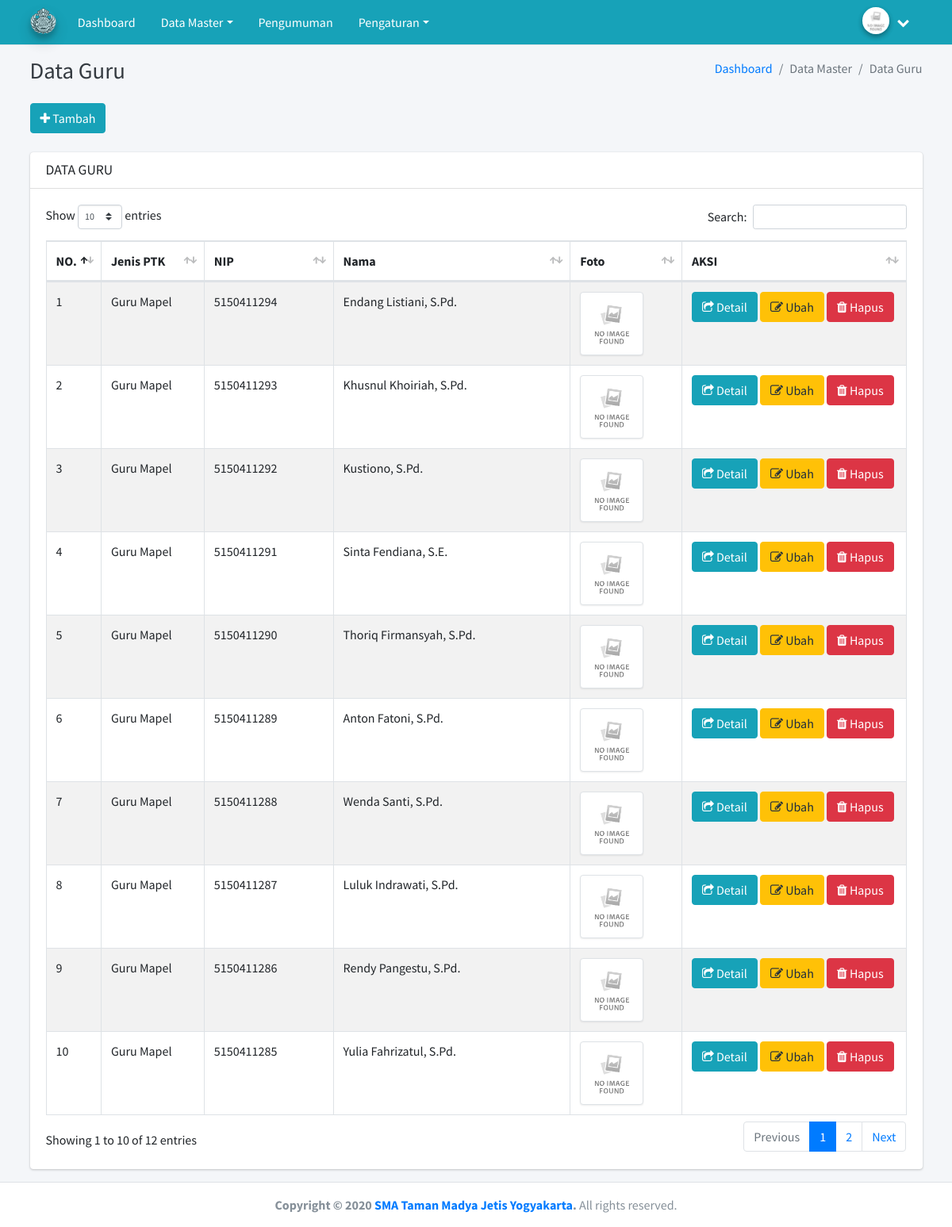
Page /index.php/admin/guru on the committed database.
### tables this page shows
CREATE TABLE `profil_sekolah` (
  `id_profil_sekolah` int(11) NOT NULL,
  `nama` varchar(100) NOT NULL,
  `kepala` varchar(50) NOT NULL,
  `telepon` varchar(15) NOT NULL,
  `email` varchar(50) NOT NULL,
  `website` varchar(100) NOT NULL,
  `logo` text NOT NULL,
  `alamat` text NOT NULL
);

CREATE TABLE `guru` (
  `id_guru` int(11) NOT NULL,
  `jenis_ptk` varchar(20) NOT NULL,
  `nip` varchar(30) NOT NULL,
  `password` varchar(60) NOT NULL,
  `nama_guru` varchar(50) NOT NULL,
  `jk_guru` enum('Laki-Laki','Perempuan','','') NOT NULL,
  `telepon_guru` varchar(15) NOT NULL,
  `foto_guru` text NOT NULL,
  `alamat_guru` text NOT NULL
);

### application/views/admin/layout/v_wrapper.php (called while the page is built)
<?php
include 'v_head.php';
include 'v_nav.php';
include 'v_content.php';
include 'v_footer.php';
?>

### application/controllers/admin/Guru.php (called while the page is built, shortened)
<?php
class Guru extends CI_Controller {
	public function __construct()
	{
		$this->load->model('guru_model', 'guru');
	}
	public function index()
	{
		$data = array(
			'title'	=> 'Data Guru | Apps Sekolah',
			'data'	=> $this->guru->list(),
			'content'	=> 'admin/guru/v_content'
		);
		$this->load->view('admin/layout/v_wrapper', $data, FALSE);
	}
}

### index.php (called while the page is built, shortened)
<?php
require_once BASEPATH.'core/CodeIgniter.php';

### application/models/Public_model.php (called while the page is built, shortened)
<?php
class Public_model extends CI_Model {
	public function get_admin($id_admin)
	{
		$this->db->select('*');
		$this->db->from('admin');
		$this->db->where('id_admin', $id_admin);
		$query = $this->db->get();
		return $query->row();
	}
	public function get_profil_sekolah($id=1)
	{
		$this->db->select('*');
		$this->db->from('profil_sekolah');
		$this->db->where('id_profil_sekolah', $id);
		$query = $this->db->get();
		return $query->row();
	}
}

### application/views/admin/layout/v_content.php (called while the page is built)
<?php
if ($content)
{
	$this->load->view($content);
}
?>

### application/models/Guru_model.php (called while the page is built, shortened)
<?php
class Guru_model extends CI_Model {
	public function list()
	{
		$this->db->select('*');
		$this->db->from('guru');
		$this->db->order_by('id_guru', 'desc');
		$query = $this->db->get();
		return $query->result();
	}
}

### application/views/admin/guru/v_content.php (the view, shortened to what this page needs)
<div class="content-wrapper">
  <div class="content-header">
    <div class="container">
      <div class="row mb-2">
        <div class="col-sm-6">
          <h1 class="m-0 text-dark"> Data Guru</h1>
        </div>
        <div class="col-sm-6">
          <ol class="breadcrumb float-sm-right">
            <li class="breadcrumb-item"><a href="#">Dashboard</a></li>
            <li class="breadcrumb-item active">Data Master</li>
            <li class="breadcrumb-item active">Data Guru</li>
          </ol>
        </div>
      </div>
    </div>
  </div>
  <div class="content">
    <div class="container">
      <a href="<?= base_url() ?>admin/guru/add" class="btn btn-primary"><i class="fa fa-plus"></i> Tambah</a>
      <br><br>
      <div class="row">
        <div class="col-lg-12">
          <div class="card">
            <div class="card-header">
              <h3 class="card-title"> DATA GURU</h3>
            </div>
            <div class="card-body">
              <table id="example1" class="table table-bordered table-striped">
                <thead>
                  <tr>
                    <th>NO.</th>
                    <th>Jenis PTK</th>
                    <th>NIP</th>
                    <th>Nama</th>
                    <th>Foto</th>
                    <th>AKSI</th>
                  </tr>
                </thead>
                <tbody>
                  <?php $no=1; foreach($data as $guru){?>
                    <tr>
                      <td width="4%"><?= $no ++?></td>
                      <td width="12%"><?= $guru->jenis_ptk ?></td>
                      <td><?= $guru->nip ?></td>
                      <td><?= $guru->nama_guru ?></td>
                      <td width="13%">
                        <?php if (empty($guru->foto_guru)): ?>
                          <img class="img-thumbnail" width="80" src="<?= base_url() ?>public/media/icon/no-img.jpg" alt="">
                          <?php else: ?>
                            <img class="img-thumbnail" width="80" src="<?= base_url() ?>public/media/upload-guru/<?= $guru->foto_guru ?>" alt="">
                          <?php endif ?>
                        </td>
                        <td width="26%">
                          <a href="<?= base_url() ?>admin/guru/detail/<?= $guru->id_guru ?>" class="btn btn-info"><i class="fa fa-share-square-o"></i> Detail</a>
                          <a href="<?= base_url() ?>admin/guru/edit/<?= $guru->id_guru ?>" class="btn btn-warning"><i class="fa fa-edit"></i> Ubah</a>
                          <a href="<?= base_url() ?>admin/guru/delete/<?= $guru->id_guru ?>" class="btn btn-danger" onclick='return confirm("Apakah anda yakin ?")'><i class="fa fa-trash"></i> Hapus</a>
                        </td>
                      </tr>
                    <?php } ?>
                  </tbody>
                </table>
              </div>
            </div>
          </div>
        </div>
      </div>
    </div>
  </div>

### application/views/admin/layout/v_head.php (shortened to what this page needs)
<?php
$data_profil_sekolah = $this->public_model->get_profil_sekolah();
?>
<!DOCTYPE html>
<html lang="en">
<head>
  <link rel="stylesheet" href="<?= base_url() ?>public/template/plugins/fontawesome-free/css/all.min.css">
  <link rel="stylesheet" href="<?= base_url() ?>public/template/dist/css/adminlte.min.css">
  <link rel="stylesheet" href="<?= base_url() ?>public/template/plugins/datatables-bs4/css/dataTables.bootstrap4.min.css">
  <link rel="stylesheet" href="<?= base_url() ?>public/template/plugins/datatables-responsive/css/responsive.bootstrap4.min.css">
  <link rel="stylesheet" href="https://cdnjs.cloudflare.com/ajax/libs/font-awesome/4.7.0/css/font-awesome.min.css">
  <link rel="stylesheet" href="<?= base_url() ?>public/template/plugins/summernote/summernote-bs4.css">
</head>
<body class="hold-transition layout-top-nav">
  <div class="wrapper">

### application/views/admin/layout/v_nav.php (shortened to what this page needs)
<nav class="main-header navbar navbar-expand-md navbar-light navbar-white">
  <div class="container">
    <a href="<?= base_url() ?>admin/dashboard" class="navbar-brand">
      <img src="<?= base_url() ?>public/media/upload-profil-sekolah/<?= $data_profil_sekolah->logo ?>" alt="AdminLTE Logo" class="brand-image img-circle elevation-3"
      style="opacity: .8">
    </a>
    <div class="collapse navbar-collapse order-3" id="navbarCollapse">
      <ul class="navbar-nav">
        <li class="nav-item">
          <a href="<?= base_url() ?>admin/dashboard" class="nav-link">Dashboard</a>
        </li>
        <li class="nav-item dropdown">
          <a id="dropdownSubMenu1" href="#" data-toggle="dropdown" aria-haspopup="true" aria-expanded="false" class="nav-link dropdown-toggle">Data Master</a>
        </li>
        <li class="nav-item">
          <a href="<?= base_url() ?>admin/pengumuman" class="nav-link">Pengumuman</a>
        </li>
        <li class="nav-item dropdown">
          <a id="dropdownSubMenu1" href="#" data-toggle="dropdown" aria-haspopup="true" aria-expanded="false" class="nav-link dropdown-toggle">Pengaturan</a>
        </li>
      </ul>
    </div>
    <ul class="order-1 order-md-3 navbar-nav navbar-no-expand ml-auto">
      <li class="nav-item dropdown user-menu">
        <a href="#" class="nav-link dropdown-toggle" data-toggle="dropdown">
          <?php if (empty($data_admin->foto)): ?>
            <img src="<?= base_url() ?>public/media/icon/no-img.jpg" class="user-image img-circle elevation-2" alt="User Image">
            <?php else: ?>
              <img src="<?= base_url() ?>public/media/upload-admin/<?= $data_admin->foto ?>" class="user-image img-circle elevation-2" alt="User Image">
            <?php endif ?>
            <span class="d-none d-md-inline"><?= $data_admin->nama ?></span> <i class="fa fa-chevron-down"></i>
          </a>
      </li>
    </ul>
  </div>
</nav>

### application/views/admin/layout/v_footer.php (shortened to what this page needs)
<footer class="main-footer">
  <center><strong>Copyright &copy; 2020 <a href="https://adminlte.io"><?= $data_profil_sekolah->nama ?></a>.</strong> All rights reserved.</center>
</footer>
</div>
</body>
</html>

### rows in the picture
profil_sekolah: logo (picture), nama "SMA Taman Madya Jetis Yogyakarta"
guru: jenis_ptk "Guru Mapel", nip "5150411294", nama_guru "Endang Listiani, S.Pd."
guru: jenis_ptk "Guru Mapel", nip "5150411293", nama_guru "Khusnul Khoiriah, S.Pd."
guru: jenis_ptk "Guru Mapel", nip "5150411292", nama_guru "Kustiono, S.Pd."
guru: jenis_ptk "Guru Mapel", nip "5150411291", nama_guru "Sinta Fendiana, S.E."
guru: jenis_ptk "Guru Mapel", nip "5150411290", nama_guru "Thoriq Firmansyah, S.Pd."
guru: jenis_ptk "Guru Mapel", nip "5150411289", nama_guru "Anton Fatoni, S.Pd."
guru: jenis_ptk "Guru Mapel", nip "5150411288", nama_guru "Wenda Santi, S.Pd."
guru: jenis_ptk "Guru Mapel", nip "5150411287", nama_guru "Luluk Indrawati, S.Pd."
guru: jenis_ptk "Guru Mapel", nip "5150411286", nama_guru "Rendy Pangestu, S.Pd."
guru: jenis_ptk "Guru Mapel", nip "5150411285", nama_guru "Yulia Fahrizatul, S.Pd."
